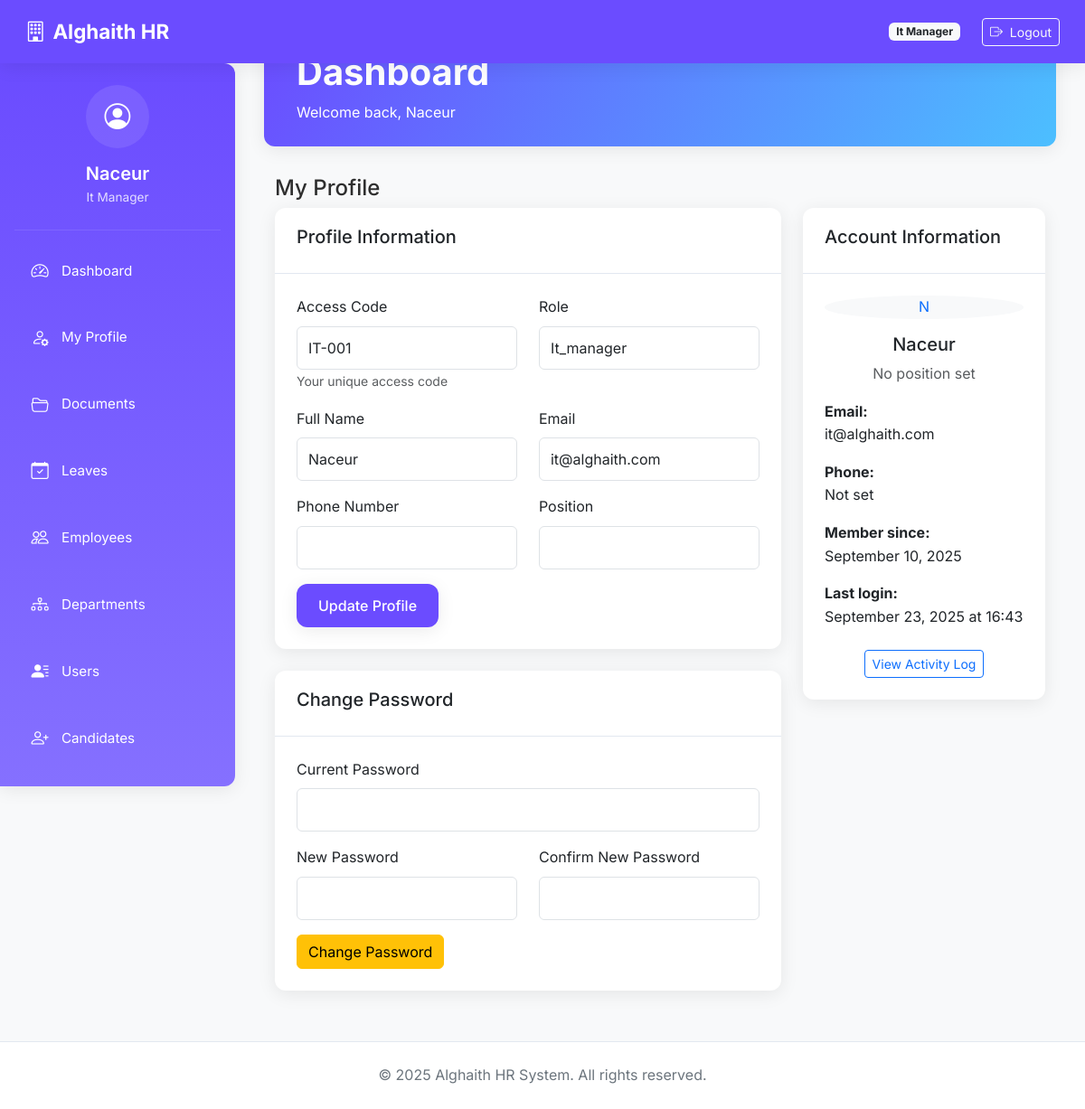
Page /profile/ (signed in) on the earlier database version.
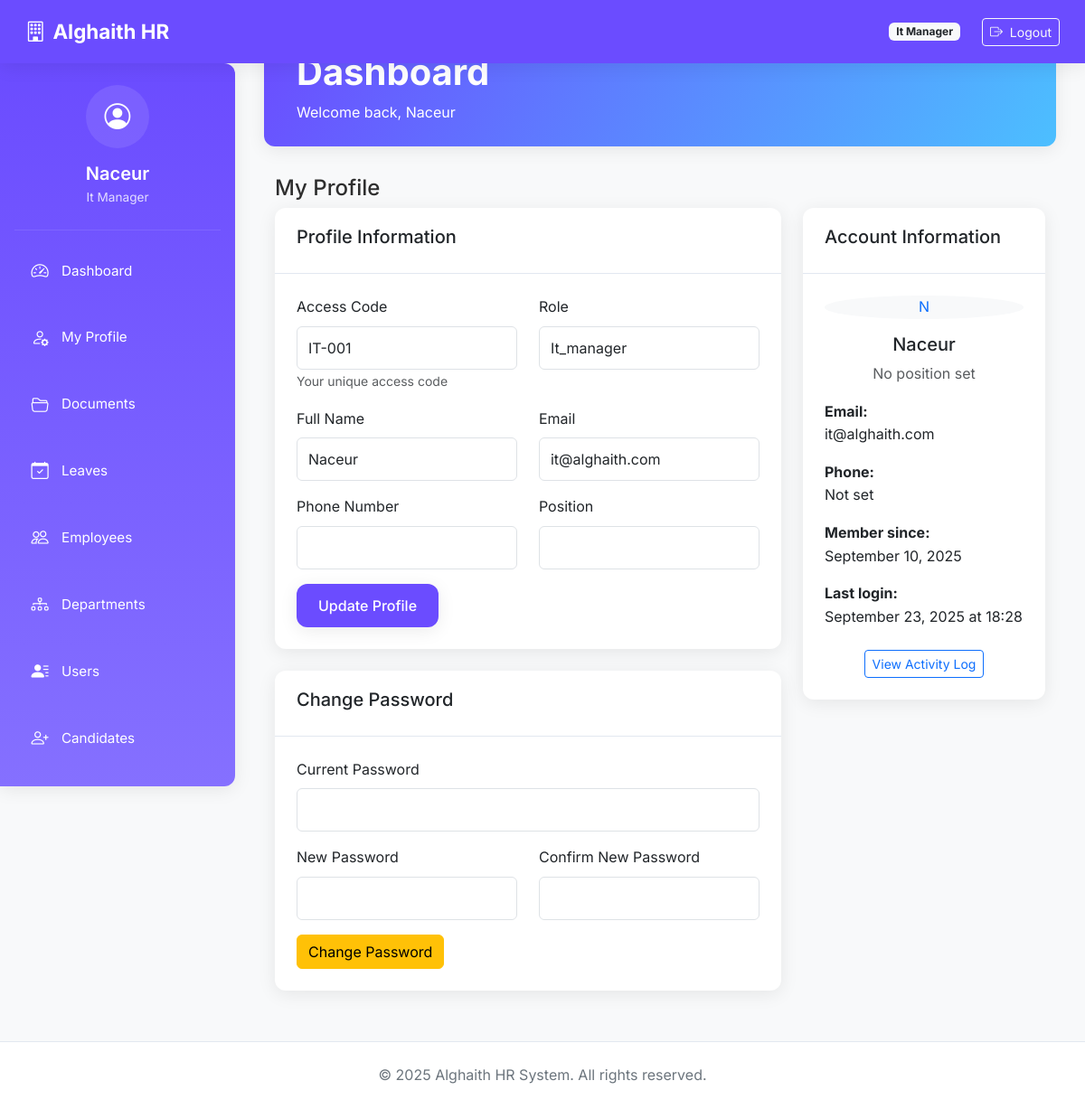
Same page on the later database version.
### core/models.py (models this page shows, shortened)
class User(db.Model, UserMixin):
    __tablename__ = 'users'
    id = db.Column(db.Integer, primary_key=True)
    email = db.Column(db.String(120), unique=True, nullable=False, index=True)
    password_hash = db.Column(db.String(200), nullable=False)
    name = db.Column(db.String(100), nullable=False)
    role = db.Column(db.String(50), nullable=False)  # General Director, IT Manager, etc.
    avatar = db.Column(db.String(255), nullable=True)
    access_code = db.Column(db.String(20), unique=True, nullable=False)
    phone = db.Column(db.String(20), nullable=True)
    position = db.Column(db.String(100), nullable=True)
    created_at = db.Column(db.DateTime, default=datetime.utcnow)
    last_login = db.Column(db.DateTime)
    login_count = db.Column(db.Integer, default=0)
    is_active = db.Column(db.Boolean, default=True, nullable=False)
    documents = db.relationship('UserDocument', back_populates='user', cascade="all, delete-orphan")
    folders_created = db.relationship('Folder', back_populates='creator', cascade="all, delete-orphan")
    activities = db.relationship('ActivityLog', back_populates='user', cascade="all, delete-orphan")
    leave_requests = db.relationship('LeaveRequest', back_populates='requester', foreign_keys='LeaveRequest.user_id')
    approved_requests = db.relationship('LeaveRequest', back_populates='approver', foreign_keys='LeaveRequest.approver_id')
    @property
    def is_authenticated(self):
        return True

### routes/profile_routes.py (the view, shortened to what this page needs)
@profile_bp.route('/', methods=['GET', 'POST'])
@login_required
def my_profile():
    profile_form = ProfileForm(obj=current_user)
    password_form = ChangePasswordForm()
    return render_template('profile/my_profile.html',
                         profile_form=profile_form,
                         password_form=password_form)

### core/forms.py (shortened to what this page needs)
class ProfileForm(FlaskForm):
    name = StringField('Full Name', validators=[DataRequired(), Length(2, 100)])
    email = StringField('Email', validators=[DataRequired(), Email()])
    phone = StringField('Phone Number', validators=[Optional(), Length(10, 20)])
    position = StringField('Position', validators=[Optional(), Length(2, 100)])
    submit = SubmitField('Update Profile')

class ChangePasswordForm(FlaskForm):
    current_password = PasswordField('Current Password', validators=[DataRequired()])
    new_password = PasswordField('New Password', validators=[
        DataRequired(),
        Length(8, 128, message='Password must be at least 8 characters long')
    ])
    confirm_password = PasswordField('Confirm New Password', validators=[DataRequired()])
    submit = SubmitField('Change Password')

### app.py (called while the page is built)
@login_manager.user_loader
def load_user(user_id):
    from core.models import User
    return db.session.get(User, int(user_id))

@app.before_request
def make_session_permanent():
    session.permanent = True

### templates/profile/my_profile.html (shortened to what this page needs)
{% extends "dashboard/base_dashboard.html" %}
{% block dashboard_content %}
<div class="container-fluid">
    <div class="row">
        <div class="col-12">
            <div class="page-title-box">
                <h4 class="page-title">My Profile</h4>
            </div>
        </div>
    </div>
    <div class="row">
        <div class="col-lg-8">
            <div class="card">
                <div class="card-header">
                    <h5 class="card-title">Profile Information</h5>
                </div>
                <div class="card-body">
                    <form method="POST" action="{{ url_for('profile.my_profile') }}">
                        <div class="row mb-3">
                            <div class="col-md-6">
                                <label class="form-label">Access Code</label>
                                <input type="text" class="form-control" value="{{ current_user.access_code }}" readonly>
                                <small class="form-text text-muted">Your unique access code</small>
                            </div>
                            <div class="col-md-6">
                                <label class="form-label">Role</label>
                                <input type="text" class="form-control" value="{{ current_user.role|title }}" readonly>
                            </div>
                        </div>
                        <div class="row mb-3">
                            <div class="col-md-6">
                                {{ profile_form.name.label(class="form-label") }}
                                {{ profile_form.name(class="form-control") }}
                            </div>
                            <div class="col-md-6">
                                {{ profile_form.email.label(class="form-label") }}
                                {{ profile_form.email(class="form-control") }}
                            </div>
                        </div>
                        <div class="row mb-3">
                            <div class="col-md-6">
                                {{ profile_form.phone.label(class="form-label") }}
                                {{ profile_form.phone(class="form-control") }}
                            </div>
                            <div class="col-md-6">
                                {{ profile_form.position.label(class="form-label") }}
                                {{ profile_form.position(class="form-control") }}
                            </div>
                        </div>
                        <button type="submit" name="profile_submit" class="btn btn-primary">Update Profile</button>
                    </form>
                </div>
            </div>
            <div class="card mt-4">
                <div class="card-header">
                    <h5 class="card-title">Change Password</h5>
                </div>
                <div class="card-body">
                    <form method="POST" action="{{ url_for('profile.my_profile') }}">
                        <div class="mb-3">
                            {{ password_form.current_password.label(class="form-label") }}
                            {{ password_form.current_password(class="form-control") }}
                        </div>
                        <div class="row mb-3">
                            <div class="col-md-6">
                                {{ password_form.new_password.label(class="form-label") }}
                                {{ password_form.new_password(class="form-control") }}
                            </div>
                            <div class="col-md-6">
                                {{ password_form.confirm_password.label(class="form-label") }}
                                {{ password_form.confirm_password(class="form-control") }}
                            </div>
                        </div>
                        <button type="submit" name="password_submit" class="btn btn-warning">Change Password</button>
                    </form>
                </div>
            </div>
        </div>
        <div class="col-lg-4">
            <div class="card">
                <div class="card-header">
                    <h5 class="card-title">Account Information</h5>
                </div>
                <div class="card-body text-center">
                    <div class="mb-3">
                        <div class="avatar-lg mx-auto mb-3">
                            <div class="avatar-title bg-light rounded-circle text-primary fs-24">
                                {{ current_user.name[0]|upper }}
                            </div>
                        </div>
                        <h5>{{ current_user.name }}</h5>
                        <p class="text-muted">{{ current_user.position or 'No position set' }}</p>
                    </div>
                    <div class="text-start">
                        <p><strong>Email:</strong><br>{{ current_user.email }}</p>
                        <p><strong>Phone:</strong><br>{{ current_user.phone or 'Not set' }}</p>
                        <p><strong>Member since:</strong><br>{{ current_user.created_at.strftime('%B %d, %Y') }}</p>
                        <p><strong>Last login:</strong><br>
                            {% if current_user.last_login %}
                                {{ current_user.last_login.strftime('%B %d, %Y at %H:%M') }}
                            {% else %}
                                Never
                            {% endif %}
                        </p>
                    </div>
                    <a href="{{ url_for('profile.activity_log') }}" class="btn btn-outline-primary btn-sm mt-2">
                        View Activity Log
                    </a>
                </div>
            </div>
        </div>
    </div>
</div>
{% endblock %}

### templates/dashboard/base_dashboard.html (shortened to what this page needs)
<!DOCTYPE html>
<html lang="en">
<head>
    <link href="https://cdn.jsdelivr.net/npm/bootstrap@5.3.0/dist/css/bootstrap.min.css" rel="stylesheet">
    <link href="https://cdn.jsdelivr.net/npm/bootstrap-icons@1.10.5/font/bootstrap-icons.css" rel="stylesheet">
    <link rel="stylesheet" href="{{ url_for('static', filename='css/styles.css') }}">
</head>
<body>
<nav class="navbar navbar-expand-lg navbar-dark">
    <div class="container-fluid">
        <a class="navbar-brand" href="{{ url_for('dashboard.role_dashboard') }}">
            <i class="bi bi-building me-2"></i>Alghaith HR
        </a>
        <div class="d-flex align-items-center">
            <span class="badge bg-light text-dark me-3 d-none d-md-inline">{{ current_user.role|replace('_', ' ')|title }}</span>
            {% if current_user.is_authenticated %}
            <div class="desktop-logout">
                <form method="post" action="{{ url_for('auth.logout') }}" class="ms-2 d-inline">
                    <button type="submit" class="btn btn-sm btn-outline-light">
                        <i class="bi bi-box-arrow-right me-1"></i> Logout
                    </button>
                </form>
            </div>
            {% endif %}
        </div>
    </div>
</nav>
<div class="sidebar" id="sidebarMenu">
    <div class="sidebar-header">
        <div class="user-info">
            <div class="user-avatar">
                <i class="bi bi-person-circle"></i>
            </div>
            <h5 class="user-name">{{ current_user.name }}</h5>
            <div class="user-role">{{ current_user.role|replace('_', ' ')|title }}</div>
        </div>
    </div>
    <ul class="nav flex-column">
        <li class="nav-item">
            <a class="nav-link" href="{{ url_for('dashboard.role_dashboard') }}">
                <i class="bi bi-speedometer2"></i> <span class="link-text">Dashboard</span>
            </a>
        </li>
        <li class="nav-item">
            <a class="nav-link" href="{{ url_for('profile.my_profile') }}">
                <i class="bi bi-person-gear"></i> <span class="link-text">My Profile</span>
            </a>
        </li>
        <li class="nav-item">
            <a class="nav-link" href="{{ url_for('docs.list_documents') }}">
                <i class="bi bi-folder2-open"></i> <span class="link-text">Documents</span>
            </a>
        </li>
        <li class="nav-item">
            <a class="nav-link" href="{{ url_for('leave.leaves_dashboard') }}">
                <i class="bi bi-calendar-check"></i> <span class="link-text">Leaves</span>
            </a>
        </li>
        <li class="nav-item">
            <a class="nav-link" href="{{ url_for('dashboard.employee_summary') }}">
                <i class="bi bi-people"></i> <span class="link-text">Employees</span>
            </a>
        </li>
        <li class="nav-item">
            <a class="nav-link" href="{{ url_for('department.department_summary') }}">
                <i class="bi bi-diagram-3"></i> <span class="link-text">Departments</span>
            </a>
        </li>
        <li class="nav-item">
            <a class="nav-link" href="{{ url_for('dashboard.user_management') }}">
                <i class="bi bi-person-lines-fill"></i> <span class="link-text">Users</span>
            </a>
        </li>
        <li class="nav-item">
            <a class="nav-link" href="{{ url_for('candidates.list_candidates') }}">
                <i class="bi bi-person-plus"></i> <span class="link-text">Candidates</span>
            </a>
        </li>
    </ul>
</div>
<div class="main-content">
    <div class="dashboard-header">
        <div class="container-fluid">
            <h1 class="dashboard-title">{% block dashboard_title %}Dashboard{% endblock %}</h1>
            <p class="mb-0">Welcome back, {{ current_user.name }}</p>
        </div>
    </div>
    {% block dashboard_content %}{% endblock %}
</div>
<footer>
    <div class="container-fluid">
        &copy; 2025 Alghaith HR System. All rights reserved.
    </div>
</footer>
</body>
</html>

### static/css/styles.css (style rules this page uses)
:root { --brand-primary: #6b4cff; --brand-secondary: #2ad29b; --brand-accent: #4cbfff; --background: #ffffff; --card-bg: #f5f7fb; --text-main: #2e2e2e; --text-muted: #8a94a6; --success: #2ecc71; --warning: #f1c40f; --danger: #e74c3c; --shadow-soft: 0 10px 30px rgba(0,0,0,0.08); --radius-lg: 1rem; --sidebar-width: 220px; }
body { background-color: var(--background); color: var(--text-main); font-family: "Inter", sans-serif; line-height: 1.6; }
.navbar { box-shadow: var(--shadow-soft); }
.sidebar { min-height: 100vh; width: var(--sidebar-width); background: linear-gradient(180deg, var(--brand-primary), var(--brand-accent)); color: white; border-radius: 0 var(--radius-lg) var(--radius-lg) 0; padding: 1rem; }
.sidebar .nav-link { color: white; margin-bottom: 0.5rem; border-radius: var(--radius-lg); padding: 0.5rem 1rem; transition: all 0.2s ease-in-out; display: flex; align-items: center; gap: 0.5rem; }
.card, .dashboard-link-card { background: var(--card-bg); border-radius: var(--radius-lg); box-shadow: var(--shadow-soft); transition: transform 0.2s; }
.btn-primary { background: var(--brand-primary); border: none; border-radius: var(--radius-lg); box-shadow: var(--shadow-soft); transition: all 0.2s ease-in-out; }
.main-content { padding: 2rem; }

Differences in the rows shown:
changed User "Naceur": last_login "September 23, 2025 at 16:43" → "September 23, 2025 at 18:28"
